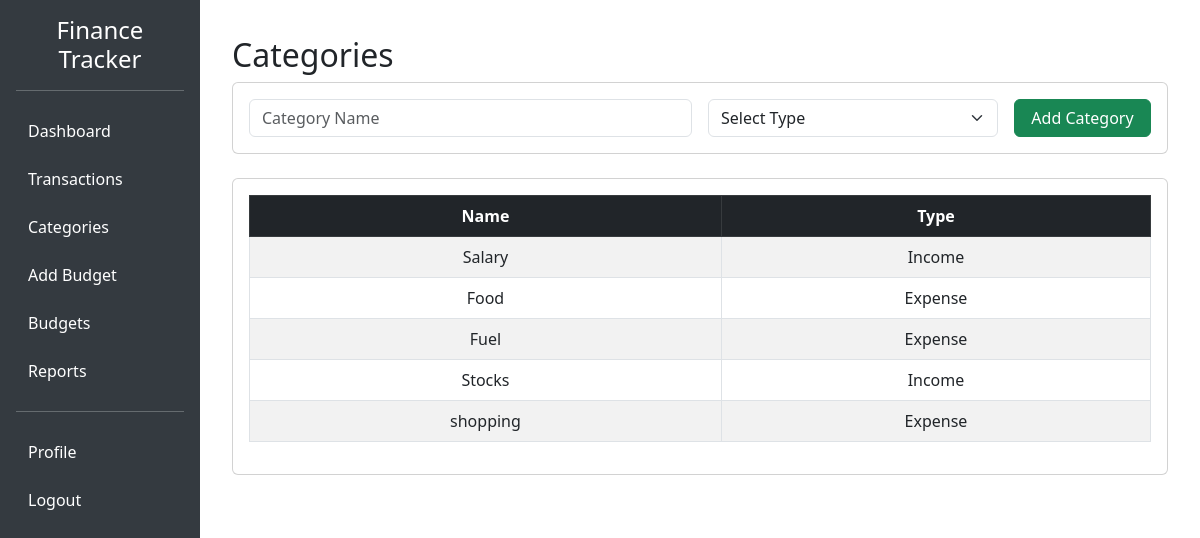
/categories/ (signed in), run on an earlier commit of the app's database.
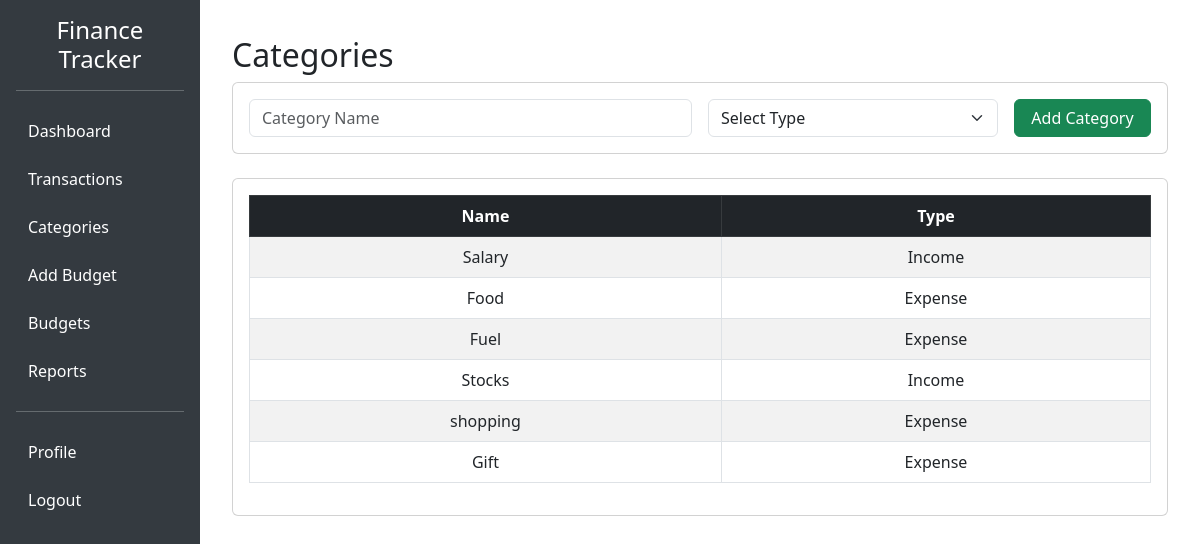
And on a later commit of the database.
### finance/models.py (models this page shows, shortened)
class Category(models.Model):
    CATEGORY_TYPES = (
        ('income', 'Income'),
        ('expense', 'Expense'),
    )
    user = models.ForeignKey(User, on_delete=models.CASCADE, related_name="categories")
    name = models.CharField(max_length=100)
    type = models.CharField(max_length=10, choices=CATEGORY_TYPES)

### finance/views.py (the view)
# urls.py: path("categories/", views.categories, name="categories"),
@login_required
def categories(request):
    if request.method == "POST":
        name = request.POST.get("name")
        type = request.POST.get("type")
        Category.objects.create(user=request.user, name=name, type=type)
        messages.success(request, "Category created!")
        return redirect("categories")
    cats = Category.objects.filter(user=request.user)
    return render(request, "categories.html", {"categories": cats})

### template/categories.html (shortened to what this page needs)
{% extends 'base.html' %}
{% load static %}
{% block content %}
<div class="container mt-3">
    <h2>Categories</h2>
    <div class="card mb-4">
        <div class="card-body">
            <form method="POST" class="row g-3">
                <div class="col-md-6">
                    <input type="text" name="name" class="form-control" placeholder="Category Name" required>
                </div>
                <div class="col-md-4">
                    <select name="type" class="form-select" required>
                        <option value="">Select Type</option>
                    </select>
                </div>
                <div class="col-md-2">
                    <button type="submit" class="btn btn-success w-100">Add Category</button>
                </div>
            </form>
        </div>
    </div>
    <div class="card">
        <div class="card-body">
            {% if categories %}
            <table class="table table-bordered table-striped text-center">
                <thead class="table-dark">
                    <tr>
                        <th>Name</th>
                        <th>Type</th>
                    </tr>
                </thead>
                <tbody>
                    {% for c in categories %}
                    <tr>
                        <td>{{ c.name }}</td>
                        <td>{{ c.type|title }}</td>
                    </tr>
                    {% endfor %}
                </tbody>
            </table>
            {% else %}
            <p class="text-muted">No categories found. Add some above.</p>
            {% endif %}
        </div>
    </div>
</div>
{% endblock %}

What changed in the data, as far as the page shows it:
added Category: name "Gift", type "Expense"
